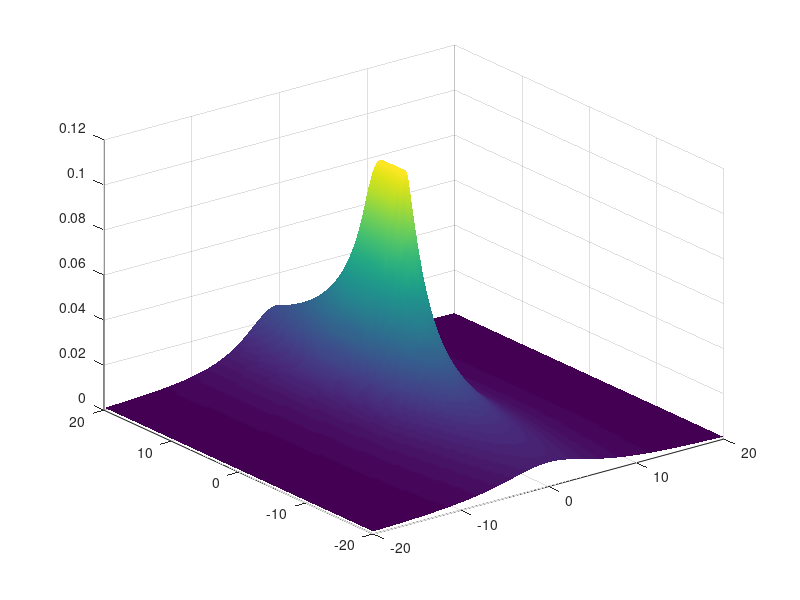

Write the MATLAB code that produced this figure.
%% funnel potential 
clear all; clc; close all

theta = pi/4;

R = [cos(theta), -sin(theta); sin(theta), cos(theta)];

H1 = R.'*[1,0;0,0]*R;
F1 = [1;0];


u = @(H,F,x,y,x0,y0) (x-x0).*(H(1,1).*(x-x0) + H(2,1).*(y-y0)) + (y-y0).*(H(1,2).*(x-x0) + H(2,2).*(y-y0)) ... 
    + F(1).*(x-x0) + F(2).*(y-y0);


[X,Y] = meshgrid(-10:0.5:10,-10:0.5:10);


Z = u(H1,F1,X,Y,0,0);

surf(X,Y,Z)
xlabel('x')
ylabel('y')


%% pointwise repulsive potential function
% Abbas, M.A., Milman, R. and Eklund, J.M., 2017. Obstacle avoidance in 
% real time with nonlinear model predictive control of autonomous vehicles. 
% Canadian journal of electrical and computer engineering, 40(1), pp.12-22.
clear all; clc; close all


epsilon = 1;

u = @(x,y,x0,y0) ((x-x0).^2 + (y-y0).^2 + epsilon).^(-1);


[X,Y] = meshgrid(-10:0.3:10,-10:0.3:10);
Z = u(X,Y,3,3);


surf(X,Y,Z)
xlabel('x')
ylabel('y')
title('pointwise repulsive potential function')


%% 2D sigmoid test
% Benavente, R., Vanrell, M. and Baldrich, R., 2008. Parametric fuzzy sets 
% for automatic color naming. JOSA A, 25(10), pp.2582-2593.


clear all; clc

phi = 0;
tx = 0;
ty = 0;
e_x = 5;
e_y = 200;
beta_e = 6;


U = @(x,y, tx, ty, phi, beta_e, e_x, e_y) ...
    1-(1 + exp( -beta_e*( ...
    (x*cos(phi) - tx*cos(phi) + ty*sin(phi) - y*sin(phi)).^2/e_x + ... 
    (y*cos(phi) - ty*cos(phi) - tx*sin(phi) + x*sin(phi)).^2/e_y - 1))).^(-1);

[X,Y] = meshgrid(-20:0.3:20,-20:0.3:20);

Z = U(X,Y,tx, ty, phi, beta_e, e_x, e_y);

surf(X,Y,Z)
shading interp


%%
% Hwang, Y.K. and Ahuja, N., 1992. A potential field approach to path 
% planning. IEEE Transactions on Robotics and Automation, 8(1), pp.23-32.

clear all; clc


[X,Y] = meshgrid(-20:0.3:20,-20:0.3:20);


xp = 0;
yp = 1;
xq = 1;
yq = 2;
g1 = (yq-yp)*X-(xq-xp)*Y+xq*yp-yq*xp;

xp = 2;
yp = 3;
xq = 3;
yq = 2;
g2 = (yq-yp)*X-(xq-xp)*Y+xq*yp-yq*xp;

xp = 0;
yp = 1;
xq = -1;
yq = 2;
g3 = (yq-yp)*X-(xq-xp)*Y+xq*yp-yq*xp;
% 
% xp = -10;
% yp = 3;
% xq = -10;
% yq = 2;
% g4 = (yq-yp)*X-(xq-xp)*Y+xq*yp-yq*xp;
g4 = X.^2;

f = g1+abs(g1) + g2+abs(g2) + g3+abs(g3) + g4+abs(g4);

p = (1 + f).^(-1);


surf(X,Y,p)
shading interp